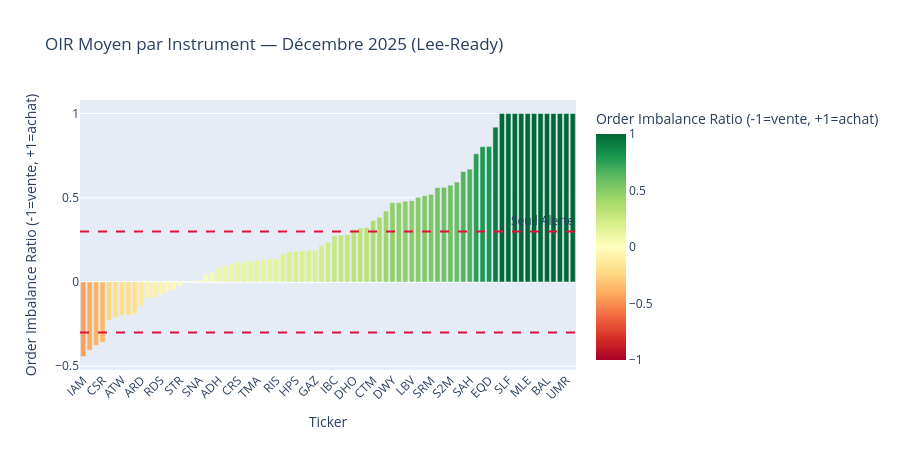

Here is the notebook cell this chart was saved with:
### Code cell
# Visualisation OIR par instrument (agrégé sur décembre)
oir_mean = (df_of.groupby('Ticker')['OIR'].mean()
            .sort_values().reset_index())

fig = px.bar(
    oir_mean,
    x='Ticker', y='OIR',
    title='OIR Moyen par Instrument — Décembre 2025 (Lee-Ready)',
    color='OIR',
    color_continuous_scale='RdYlGn',
    color_continuous_midpoint=0,
    labels={'OIR': 'Order Imbalance Ratio (-1=vente, +1=achat)'}
)
fig.add_hline(y=0.3, line_dash='dash', line_color='crimson', annotation_text='Seuil Alerte')
fig.add_hline(y=-0.3, line_dash='dash', line_color='crimson')
fig.update_layout(height=450, xaxis_tickangle=-45)
fig.show()

### Figure 1 — Plotly figure (JSON) as saved in the notebook; plotly's stock layout.template omitted (floating-point values rounded to 4 significant figures)
{"data": [{"alignmentgroup": "True", "hovertemplate": "Ticker=%{x}<br>Order Imbalance Ratio (-1=vente, +1=achat)=%{marker.color}<extra></extra>", "legendgroup": "", "marker": {"color": [-0.4423, -0.4049, -0.3762, -0.3587, -0.2267, -0.2095, -0.2002, -0.1974, -0.1891, -0.1408, -0.09843, -0.09121, -0.07196, -0.06044, -0.04746, -0.02345, -0.002308, 0.005545, 0.01113, 0.04171, 0.0569, 0.08417, 0.09748, 0.1049, 0.118, 0.1185, 0.124, 0.1278, 0.1338, 0.138, 0.1386, 0.1657, 0.1819, 0.1825, 0.1847, 0.1871, 0.1871, 0.2154, 0.2342, 0.2731, 0.278, 0.2797, 0.3108, 0.3193, 0.3222, 0.3648, 0.3846, 0.4206, 0.4701, 0.4706, 0.4794, 0.483, 0.5031, 0.5122, 0.5205, 0.56, 0.5621, 0.5745, 0.5933, 0.6556, 0.6695, 0.7615, 0.8029, 0.8035, 0.919, 1.0, 1.0, 1.0, 1.0, 1.0, 1.0, 1.0, 1.0, 1.0, 1.0, 1.0, 1.0], "coloraxis": "coloraxis", "pattern": {"shape": ""}}, "name": "", "offsetgroup": "", "orientation": "v", "showlegend": false, "textposition": "auto", "type": "bar", "x": ["IAM", "AKT", "LHM", "CSR", "MUT", "BCP", "ATW", "TQM", "BOA", "ARD", "VCN", "ADI", "RDS", "SID", "ATL", "STR", "SNP", "CIH", "SNA", "MSA", "FBR", "ADH", "CMA", "INV", "CRS", "CDM", "IMO", "TMA", "MDP", "DYT", "RIS", "CMG", "NKL", "HPS", "CMT", "MNG", "GAZ", "COL", "SOT", "IBC", "SBM", "AFI", "DHO", "ATH", "SMI", "CTM", "CAP", "MIC", "DWY", "CFG", "TGC", "LBV", "ALM", "JET", "SRM", "LES", "BCI", "S2M", "MOX", "M2M", "SAH", "GTM", "WAA", "EQD", "AFM", "REB", "SLF", "PRO", "NEJ", "MLE", "MAB", "DRI", "BAL", "AGM", "OUL", "UMR", "ZDJ"], "xaxis": "x", "y": [-0.4423, -0.4049, -0.3762, -0.3587, -0.2267, -0.2095, -0.2002, -0.1974, -0.1891, -0.1408, -0.09843, -0.09121, -0.07196, -0.06044, -0.04746, -0.02345, -0.002308, 0.005545, 0.01113, 0.04171, 0.0569, 0.08417, 0.09748, 0.1049, 0.118, 0.1185, 0.124, 0.1278, 0.1338, 0.138, 0.1386, 0.1657, 0.1819, 0.1825, 0.1847, 0.1871, 0.1871, 0.2154, 0.2342, 0.2731, 0.278, 0.2797, 0.3108, 0.3193, 0.3222, 0.3648, 0.3846, 0.4206, 0.4701, 0.4706, 0.4794, 0.483, 0.5031, 0.5122, 0.5205, 0.56, 0.5621, 0.5745, 0.5933, 0.6556, 0.6695, 0.7615, 0.8029, 0.8035, 0.919, 1.0, 1.0, 1.0, 1.0, 1.0, 1.0, 1.0, 1.0, 1.0, 1.0, 1.0, 1.0], "yaxis": "y"}], "layout": {"annotations": [{"showarrow": false, "text": "Seuil Alerte", "x": 1, "xanchor": "right", "xref": "x domain", "y": 0.3, "yanchor": "bottom", "yref": "y"}], "barmode": "relative", "coloraxis": {"cmid": 0, "colorbar": {"title": {"text": "Order Imbalance Ratio (-1=vente, +1=achat)"}}, "colorscale": [[0.0, "rgb(165,0,38)"], [0.1, "rgb(215,48,39)"], [0.2, "rgb(244,109,67)"], [0.3, "rgb(253,174,97)"], [0.4, "rgb(254,224,139)"], [0.5, "rgb(255,255,191)"], [0.6, "rgb(217,239,139)"], [0.7, "rgb(166,217,106)"], [0.8, "rgb(102,189,99)"], [0.9, "rgb(26,152,80)"], [1.0, "rgb(0,104,55)"]]}, "height": 450, "legend": {"tracegroupgap": 0}, "shapes": [{"line": {"color": "crimson", "dash": "dash"}, "type": "line", "x0": 0, "x1": 1, "xref": "x domain", "y0": 0.3, "y1": 0.3, "yref": "y"}, {"line": {"color": "crimson", "dash": "dash"}, "type": "line", "x0": 0, "x1": 1, "xref": "x domain", "y0": -0.3, "y1": -0.3, "yref": "y"}], "title": {"text": "OIR Moyen par Instrument — Décembre 2025 (Lee-Ready)"}, "xaxis": {"anchor": "y", "domain": [0.0, 1.0], "tickangle": -45, "title": {"text": "Ticker"}}, "yaxis": {"anchor": "x", "domain": [0.0, 1.0], "title": {"text": "Order Imbalance Ratio (-1=vente, +1=achat)"}}}}
